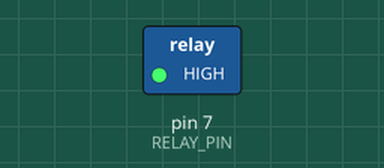
Recording of a sketch running on a simulated Arduino Uno, built with avr-gcc and run on an emulated ATmega328P. On the bench: switched loads named in the sketch (green lamp = pin HIGH). Dashed ring = blinking.

Above: at 0.5 s.
Timing chart, 0 to 4.6 s (numbered marks = the images above):
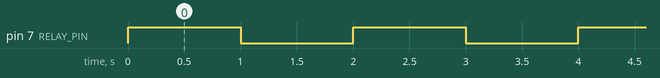

Measured:
- by itself, pin 7 (RELAY_PIN): alternates HIGH for 1.0 s and LOW for 1.0 s

The sketch:

step_04.ino
```cpp
#define RELAY_PIN 7

// zmienna czasu
unsigned long previousMillis = 0;

// interwał migania
const long interval = 1000;

// aktualny stan przekaźnika
bool relayState = false;


void setup() {

  // ustawienie pinu przekaźnika jako wyjście
  pinMode(RELAY_PIN, OUTPUT);

  // wyłączenie przekaźnika na starcie
  digitalWrite(RELAY_PIN, HIGH);
}


void loop() {

  unsigned long currentMillis = millis();

  // zmiana stanu co 1 sekundę
  if (currentMillis - previousMillis >= interval) {

    previousMillis = currentMillis;

    // zmiana stanu przekaźnika
    relayState = !relayState;

    // sterowanie przekaźnikiem
    if (relayState) {

      // włączenie przekaźnika
      // dla większości modułów: LOW = ON
      digitalWrite(RELAY_PIN, LOW);
    }
    else {

      // wyłączenie przekaźnika
      digitalWrite(RELAY_PIN, HIGH);
    }
  }
}
```
